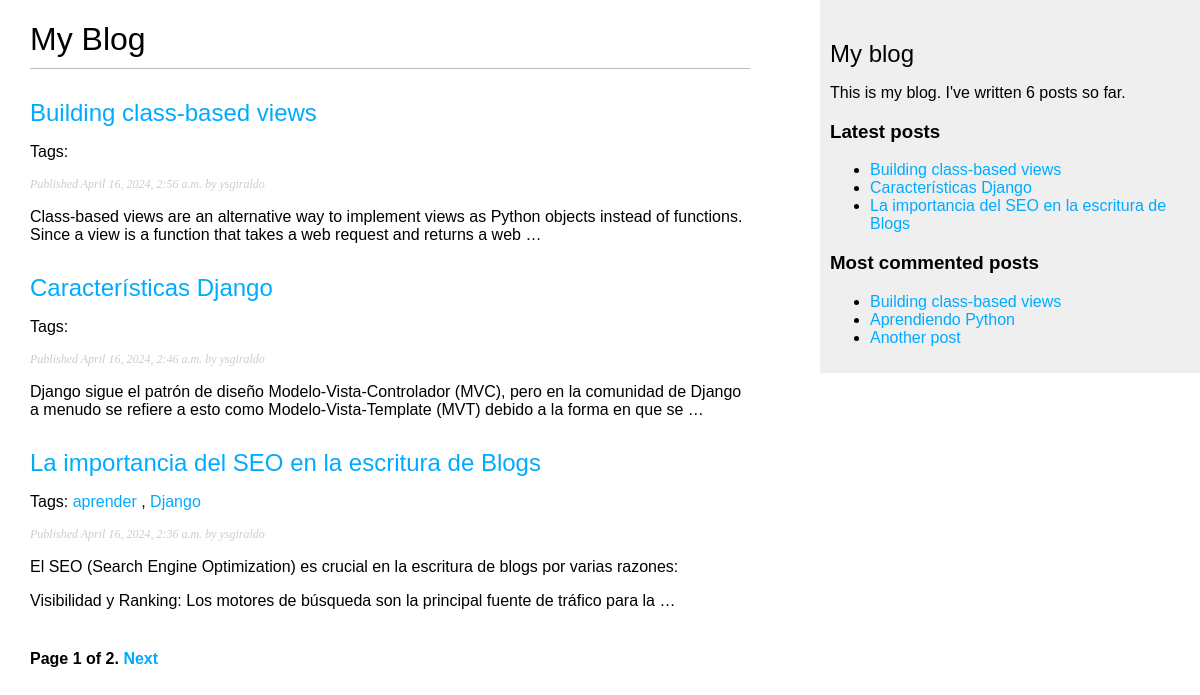
The page /blog/ on the database as committed earlier.
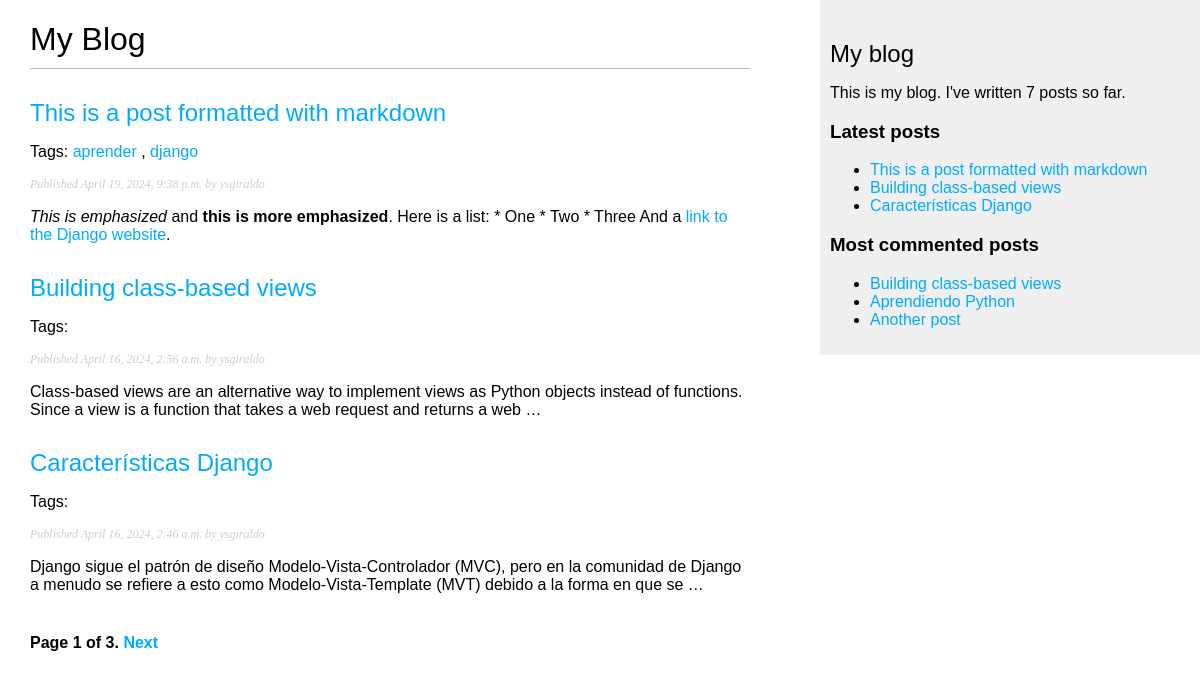
The same page on the database as committed later.
### blog/models.py (models this page shows, shortened)
class Post(models.Model):
    class Status(models.TextChoices):
        DRAFT = 'DF', 'Draft'
        PUBLISHED = 'PB', 'Published'
    title = models.CharField(max_length = 250)
    slug = models.SlugField(max_length = 250,
                            unique_for_date = 'publish') # friendly URL
    author = models.ForeignKey(User, on_delete = models.CASCADE, related_name = 'blog_posts')
    body = models.TextField()
    publish = models.DateTimeField(default = timezone.now)
    created = models.DateTimeField(auto_now_add = True)
    updated = models.DateTimeField(auto_now = True)
    status = models.CharField(max_length = 2,
                            choices = Status.choices,
                            default = Status.DRAFT)
    tags = TaggableManager()
    objects = models.Manager() # The default manager.
    published = PublishedManager() # Our custom manager.
    class Meta:
        ordering = ['-publish']
        indexes = [
            models.Index(fields=['-publish']),
        ]
    def get_absolute_url(self):
        return reverse('blog:post_detail',
                       args=[self.publish.year,
                             self.publish.month,
                             self.publish.day,
                             self.slug])

### blog/views.py (the view)
# urls.py: path('', views.post_list, name='post_list'),
def post_list(request, tag_slug=None):
    post_list = Post.published.all()
    tag = None
    if tag_slug:
        tag = get_object_or_404(Tag, slug=tag_slug)
        post_list = post_list.filter(tags__in=[tag])
    paginator = Paginator(post_list, 3)
    page_number = request.GET.get('page', 1)
    try:
        posts = paginator.page(page_number)
    except PageNotAnInteger:
        posts = paginator.page(1)
    except EmptyPage:
        posts = paginator.page(paginator.num_pages)
    return render(request,
                 'blog/post/list.html',
                 {'posts': posts,
                  'tag': tag})

### blog/models.py (called while the page is built)
    def get_queryset(self):
        return super().get_queryset()\
                     .filter(status=Post.Status.PUBLISHED)

### blog/templatetags/blog_tags.py (called while the page is built)
@register.simple_tag
def total_posts():
    return Post.published.count()

@register.simple_tag
def get_most_commented_posts(count=5):
    return Post.published.annotate(
            total_comments=Count('comments')
        ).order_by('-total_comments')[:count]

@register.inclusion_tag('blog/post/latest_posts.html')
def show_latest_posts(count=5):
    latest_posts = Post.published.order_by('-publish')[:count]
    return {'latest_posts': latest_posts}

@register.filter(name='markdown')
def markdown_format(text):
    return mark_safe(markdown.markdown(text))

### blog/templates/blog/post/list.html (shortened to what this page needs)
{% extends "blog/base.html" %}
{% load blog_tags %}
{% block content %}
  <h1>My Blog</h1>
  {% for post in posts %}
    <h2>
      <a href="{{ post.get_absolute_url }}">
        {{ post.title }}
      </a>
    </h2>
    <p class="tags">
      Tags:
      {% for tag in post.tags.all %}
        <a href="{% url "blog:post_list_by_tag" tag.slug %}">
          {{ tag.name }}
        </a>
        {% if not forloop.last %}, {% endif %}
      {% endfor %}
    </p>
    <p class="date">
      Published {{ post.publish }} by {{ post.author }}
    </p>
    {{ post.body|markdown|truncatewords_html:30 }}
  {% endfor %}
  {% include "pagination.html" with page=posts %}
{% endblock %}

### blog/templates/blog/base.html (shortened to what this page needs)
{% load blog_tags %}
{% load static %}
<!DOCTYPE html>
<html>
<head>
  <link href="{% static "css/blog.css" %}" rel="stylesheet">
</head>
<body>
  <div id="content">
    {% block content %}
    {% endblock %}
  </div>
  <div id="sidebar">
    <h2>My blog</h2>
    <p>
      This is my blog.
      I've written {% total_posts %} posts so far.
    </p>
    <h3>Latest posts</h3>
    {% show_latest_posts 3 %}
    <h3>Most commented posts</h3>
    {% get_most_commented_posts 3 as most_commented_posts %}
    <ul>
      {% for post in most_commented_posts %}
        <li>
          <a href="{{ post.get_absolute_url }}">
            {{ post.title }}
          </a>
        </li>
      {% endfor %}
    </ul>
  </div>
</body>
</html>

### blog/templates/pagination.html (shortened to what this page needs)
<div class="pagination">
    <span class="step-links">
    <span class="current">
        Page {{ page.number }} of {{ page.paginator.num_pages }}.
    </span>
        {% if page.has_next %}
        <a href="?page={{ page.next_page_number }}">Next</a>
        {% endif %}
    </span>
</div>

### blog/templates/blog/post/latest_posts.html
<ul>
    {% for post in latest_posts %}
        <li>
            <a href="{{ post.get_absolute_url }}">{{ post.title }}</a>
        </li>
    {% endfor %}
</ul>

### blog/static/css/blog.css (style rules this page uses)
body { margin:0; padding:0; font-family:helvetica, sans-serif; }
a { color:#00abff; text-decoration:none; }
h1 { font-weight:normal; border-bottom:1px solid #bbb; padding:0 0 10px 0; }
h2 { font-weight:normal; margin:30px 0 0; }
#content { float:left; width:60%; padding:0 0 0 30px; }
#sidebar { float:right; width:30%; padding:10px; background:#efefef; height:100%; }
p.date { color:#ccc; font-family: georgia, serif; font-size: 12px; font-style: italic; }
.pagination { margin:40px 0; font-weight:bold; }

Rows that differ between the two databases and show on the page:
no longer on this page (row unchanged): Post: title "La importancia del SEO en la escritura de Blogs", publish "April 16, 2024, 2:36 a.m.", author "ysgiraldo", body "El SEO (Search Engine Optimization) es crucial en la escritura de blogs por varias razones: Visibilidad y Ranking: Los motores de búsqueda son la principal fuente de tráfico para la …", Tag (name "aprender")
no longer on this page (row unchanged): Tag: name "Django", shown under "La importancia del SEO en la escritura de Blogs"
added Post: title "This is a post formatted with markdown", publish "April 19, 2024, 9:38 p.m.", author "ysgiraldo", body "This is emphasized and this is more emphasized . Here is a list: * One * Two * Three And a link to the Django website .", Tag (name "aprender")
now on this page (row unchanged): Tag: name "django", shown under "This is a post formatted with markdown"
Other text that changed with them:
{{ page.paginator.num_pages }}: "2" → "3"
text no longer shown: "6"
text now shown: "7"
